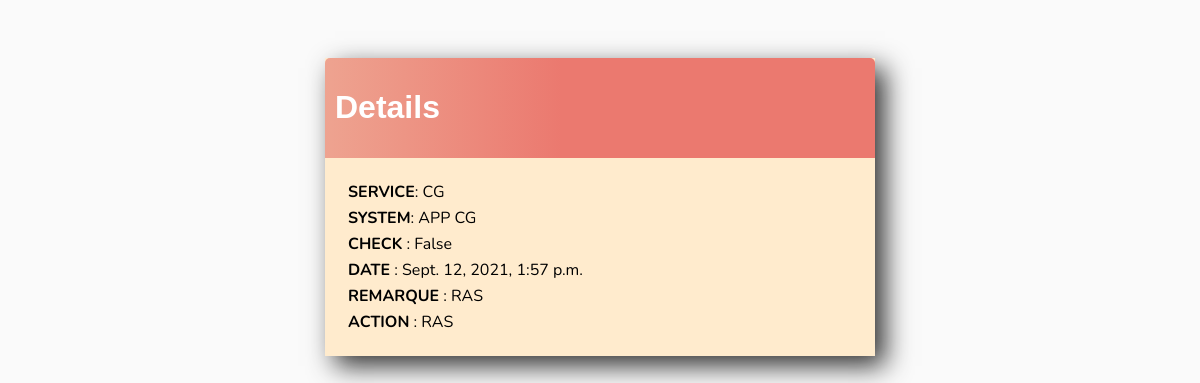
Screenshot of /task/10/ (signed in) with the database file from the repository.
### base/models.py (models this page shows, shortened)
class Task(models.Model):
    user = models.ForeignKey(User,on_delete=models.CASCADE,null=True,blank=True)
    systeme =models.CharField(max_length=50,null=True,blank=True)
    service = models.CharField(max_length=50,null=True,blank=True)
    check = models.BooleanField(default=False)
    create = models.DateTimeField(auto_now=True)
    action = models.TextField(max_length=200,null=True,blank=True)
    remarque = models.TextField(max_length=200,null=True,blank=True)
    class Meta:
        ordering = ['check']

### base/views.py (the view)
# urls.py: path('task/<int:pk>/', TaskDetail.as_view(),name='detail'),
class TaskDetail(LoginRequiredMixin,DetailView):
    model = Task
    context_object_name = 'detail'
    template_name='base/detail.html'  #pour que django prend en compte le nom fichier html

### base/templates/base/detail.html (shortened to what this page needs)
{% extends 'base/main.html' %}
{% block content%}
<div class="header-bar">
    <h1>Details </h1>
</div>
    <div class="card-body">
 <table>
            <tr><td><b>SERVICE</b>: {{detail.service}}</td></tr>
            <tr><td><b>SYSTEM</b>: {{detail.systeme}}</td></tr>
            <tr> <td><b>CHECK</b> : {{detail.check}}</td></tr>
            <tr><td><b>DATE</b> : {{detail.create}}</td></tr>
            <tr><td><b>REMARQUE</b> :  {{detail.remarque}}</td></tr>
            <tr> <td> <b>ACTION</b> : {{detail.action}}</td></tr>
    </table>
    </div>
{% endblock content%}

### base/templates/base/main.html (style rules this page uses)
body { background-color:#FAFAFA; font-family: 'Nunito', sans-serif; padding-top: 50px; }
h1,h2,h3,h4,h5,h6 { font-family: 'raleway',sans-serif; }
.header-bar { display: flex; justify-content: space-between; color: #fff; padding: 10px; border-radius: 5px 5px 0 0; background: linear-gradient(90deg,#eea390 0%,#eb796F 43%,#eb796F 100%); }
::placeholder { font-weight: 300; opacity: 0.5; }
.card-body { padding: 20px; }

### rows the page displays
Task: service "CG", systeme "APP CG", check "False", create "Sept. 12, 2021, 1:57 p.m.", remarque "RAS", action "RAS"
